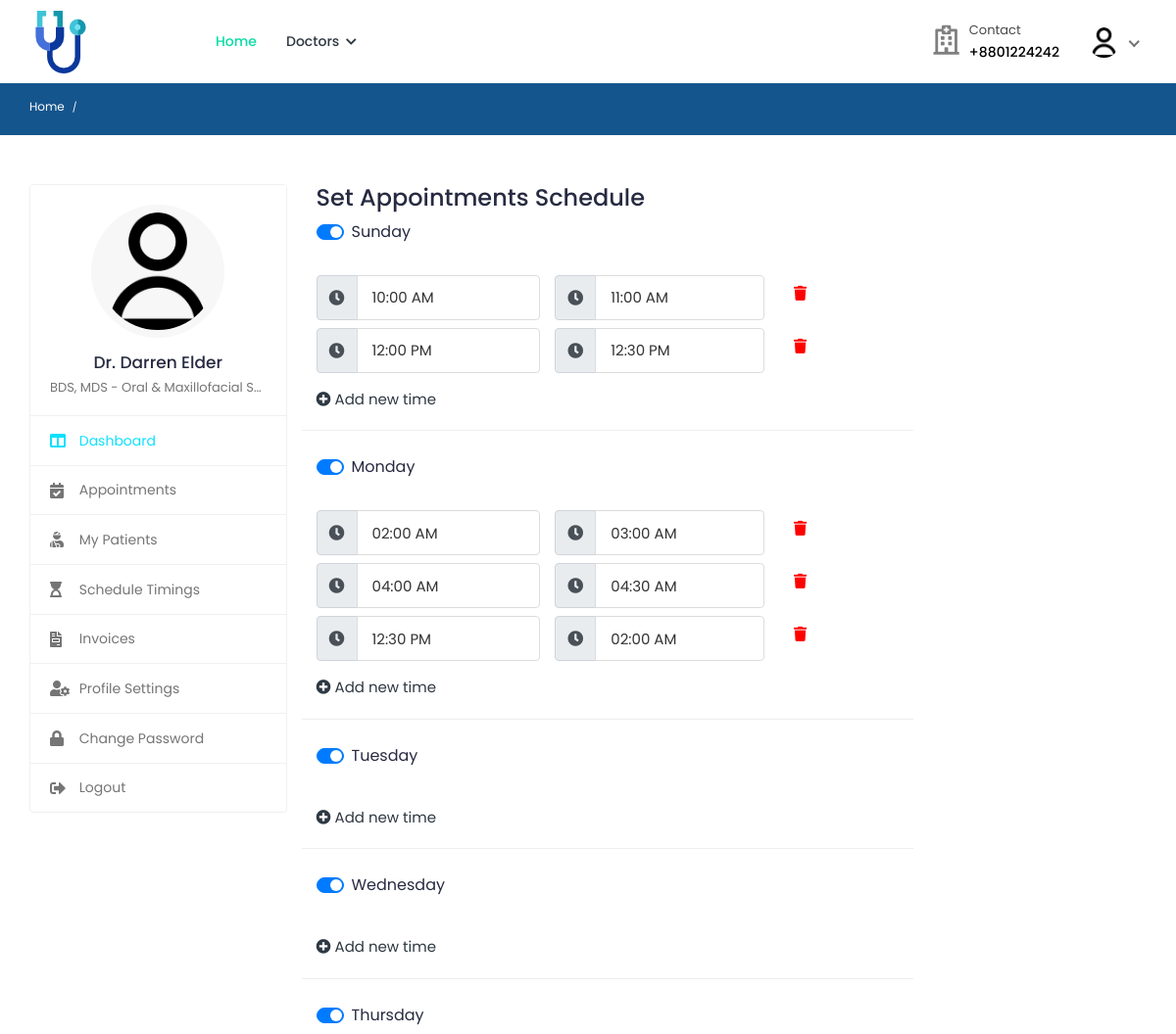
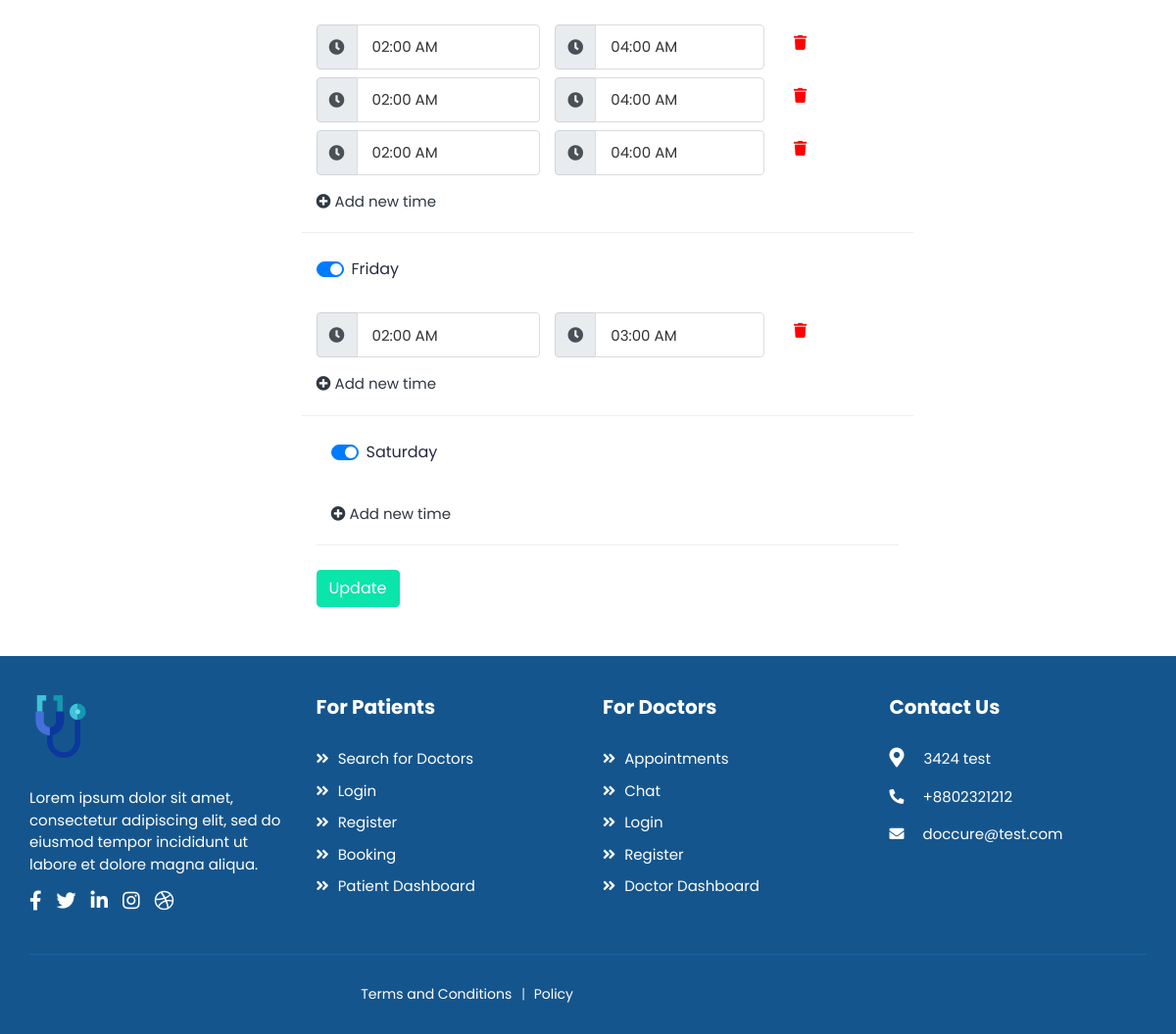
Screenshot of /doctors/schedule-timings/ (signed in) with the database file from the repository (2 pictures, top to bottom).
### doctors/models/general.py (models this page shows)
class TimeRange(models.Model):
    start = models.TimeField()
    end = models.TimeField()
    class Meta:
        unique_together = ('start', 'end')

### decorators.py (the view)
    def wrap(request, *args, **kwargs):
        user = request.user
        if user.role == "doctor":
            return function(request, *args, **kwargs)
        else:
            raise PermissionDenied

### templates/doctors/schedule-timings.html (shortened to what this page needs)
{% extends 'includes/doctor-sidebar.html' %}
{% load static %}
{% block css %}
    <link href="https://cdnjs.cloudflare.com/ajax/libs/timepicker/1.3.5/jquery.timepicker.min.css" rel="stylesheet">
    <link rel="stylesheet" href="{% static 'assets/css/doctor.css' %}">
{% endblock %}
{% block main %}
    <div class="row">
        <div class="col-md-8">
            <div class="box">
                <div class="box-header with-border">
                    <h3 class="box-title">Set Appointments Schedule</h3>
                </div>
                <div class="box-body">
                    <form method="post" class="validate-form" action="" role="form">
                        <div class="row main_item">
                            <div class="item-rows w-100 mb-20">
                                <div class="form-group col-md-12 mb-0">
                                    <div class="custom-control custom-switch pt-10">
                                        <label class="custom-control-label" for="switch-1">Sunday</label>
                                    </div>
                                </div>
                                {% for time in user.sunday.time_range.all %}
                                    <div class="hour-item col-md-12 hideable_1" id="row_48">
                                        <div class="row">
                                            <div class="col-sm-5 pr-0 mb-2">
                                                <div class="input-group">
                                                    <div class="input-group-prepend">
                                                        <span class="input-group-text"><i class="fa fa-clock"></i></span>
                                                    </div>
                                                    <input type="text" class="form-control timepicker" name="start_time_0" value="{{ time.start|time:"H:i A" }}" placeholder="Start time" autocomplete="off">
                                                </div>
                                            </div>
                                            <div class="col-sm-5 mb-2">
                                                <div class="input-group">
                                                    <div class="input-group-prepend">
                                                        <span class="input-group-text"><i class="fa fa-clock"></i></span>
                                                    </div>
                                                    <input type="text" class="form-control timepicker" name="end_time_0" value="{{ time.end|time:"H:i A" }}" placeholder="End time" autocomplete="off">
                                                </div>
                                            </div>
                                            <div class="col-sm-2 mb-2 mt-2"><a data-id="48" href="" class="del_time_row delete_item text-danger"><i class="fa fa-trash"></i></a></div>
                                        </div>
                                    </div>
                                {% endfor %}
                                <div class="form-group col-sm-12 mt-2 hideable_1" style="display: block;">
                                    <a href="#" data-id="0" class="add_time_row"><i class="fa fa-plus-circle"></i> Add new time</a>
                                </div>
                                <div class="day_divider"></div>
                            </div>
                            <div class="item-rows w-100 mb-20">
                                <div class="form-group col-md-12 mb-0">
                                    <div class="custom-control custom-switch pt-10">
                                        <label class="custom-control-label" for="switch-2">Monday</label>
                                    </div>
                                </div>
                                {% for time in user.monday.time_range.all %}
                                    <div class="hour-item col-md-12 hideable_2" id="row_52">
                                        <div class="row">
                                            <div class="col-sm-5 pr-0 mb-2">
                                                <div class="input-group">
                                                    <div class="input-group-prepend">
                                                        <span class="input-group-text"><i class="fa fa-clock"></i></span>
                                                    </div>
                                                    <input type="text" class="form-control timepicker" name="start_time_1" value="{{ time.start|time:"H:i A" }}" placeholder="Start time" autocomplete="off">
                                                </div>
                                            </div>
                                            <div class="col-sm-5 mb-2">
                                                <div class="input-group">
                                                    <div class="input-group-prepend">
                                                        <span class="input-group-text"><i class="fa fa-clock"></i></span>
                                                    </div>
                                                    <input type="text" class="form-control timepicker" name="end_time_1" value="{{ time.end|time:"H:i A" }}" placeholder="End time" autocomplete="off">
                                                </div>
                                            </div>
                                            <div class="col-sm-2 mb-2 mt-2"><a data-id="52" href="" class="del_time_row delete_item text-danger"><i class="fa fa-trash"></i></a></div>
                                        </div>
                                    </div>
                                {% endfor %}
                                <div class="form-group col-sm-12 mt-2 hideable_2" style="display: block;">
                                    <a href="#" data-id="1" class="add_time_row"><i class="fa fa-plus-circle"></i> Add new time</a>
                                </div>
                                <div class="day_divider"></div>
                            </div>
                            <div class="item-rows w-100 mb-20">
                                <div class="form-group col-md-12 mb-0">
                                    <div class="custom-control custom-switch pt-10">
                                        <label class="custom-control-label" for="switch-3">Tuesday</label>
                                    </div>
                                </div>
                                <div class="form-group col-sm-12 mt-2 hideable_3" style="display: block;">
                                    <a href="#" data-id="2" class="add_time_row"><i class="fa fa-plus-circle"></i> Add new time</a>
                                </div>
                                <div class="day_divider"></div>
                            </div>
                            <div class="item-rows w-100 mb-20">
                                <div class="form-group col-md-12 mb-0">
                                    <div class="custom-control custom-switch pt-10">
                                        <label class="custom-control-label" for="switch-4">Wednesday</label>
                                    </div>
                                </div>
                                <div class="form-group col-sm-12 mt-2 hideable_4" style="display: block;">
                                    <a href="#" data-id="3" class="add_time_row"><i class="fa fa-plus-circle"></i> Add new time</a>
                                </div>
                                <div class="day_divider"></div>
                            </div>
                            <div class="item-rows w-100 mb-20">
                                <div class="form-group col-md-12 mb-0">
                                    <div class="custom-control custom-switch pt-10">
                                        <label class="custom-control-label" for="switch-5">Thursday</label>
                                    </div>
                                </div>
                                {% for time in user.thursday.time_range.all %}
                                    <div class="hour-item col-md-12 hideable_5" id="row_59">
                                        <div class="row">
                                            <div class="col-sm-5 pr-0 mb-2">
                                                <div class="input-group">
                                                    <div class="input-group-prepend">
                                                        <span class="input-group-text"><i class="fa fa-clock"></i></span>
                                                    </div>
                                                    <input type="text" class="form-control timepicker" name="start_time_4" value="02:00 AM" placeholder="Start time" autocomplete="off">
                                                </div>
                                            </div>
                                            <div class="col-sm-5 mb-2">
                                                <div class="input-group">
                                                    <div class="input-group-prepend">
                                                        <span class="input-group-text"><i class="fa fa-clock"></i></span>
                                                    </div>
                                                    <input type="text" class="form-control timepicker" name="end_time_4" value="04:00 AM" placeholder="End time" autocomplete="off">
                                                </div>
                                            </div>
                                            <div class="col-sm-2 mb-2 mt-2"><a data-id="59" href="" class="del_time_row delete_item text-danger"><i class="fa fa-trash"></i></a></div>
                                        </div>
                                    </div>
                                {% endfor %}
                                <div class="form-group col-sm-12 mt-2 hideable_5" style="display: block;">
                                    <a href="#" data-id="4" class="add_time_row"><i class="fa fa-plus-circle"></i> Add new time</a>
                                </div>
                                <div class="day_divider"></div>
                            </div>
                            <div class="item-rows w-100 mb-20">
                                <div class="form-group col-md-12 mb-0">
                                    <div class="custom-control custom-switch pt-10">
                                        <label class="custom-control-label" for="switch-6">Friday</label>
                                    </div>
                                </div>
                                 {% for time in user.friday.time_range.all %}
                                    <div class="hour-item col-md-12 hideable_5" id="row_52">
                                        <div class="row">
                                            <div class="col-sm-5 pr-0 mb-2">
                                                <div class="input-group">
                                                    <div class="input-group-prepend">
                                                        <span class="input-group-text"><i class="fa fa-clock"></i></span>
                                                    </div>
                                                    <input type="text" class="form-control timepicker" name="start_time_1" value="{{ time.start|time:"H:i A" }}" placeholder="Start time" autocomplete="off">
                                                </div>
                                            </div>
                                            <div class="col-sm-5 mb-2">
                                                <div class="input-group">
                                                    <div class="input-group-prepend">
                                                        <span class="input-group-text"><i class="fa fa-clock"></i></span>
                                                    </div>
                                                    <input type="text" class="form-control timepicker" name="end_time_1" value="{{ time.end|time:"H:i A" }}" placeholder="End time" autocomplete="off">
                                                </div>
                                            </div>
                                            <div class="col-sm-2 mb-2 mt-2"><a data-id="52" href="" class="del_time_row delete_item text-danger"><i class="fa fa-trash"></i></a></div>
                                        </div>
                                    </div>
                                {% endfor %}
                                <div class="form-group col-sm-12 mt-2 hideable_6">
                                    <a href="#" data-id="5" class="add_time_row"><i class="fa fa-plus-circle"></i> Add new time</a>
                                </div>
                                <div class="day_divider"></div>
                            </div>
                        </div>
                        <div class="item-rows w-100 mb-20">
                            <div class="form-group col-md-12 mb-0">
                                <div class="custom-control custom-switch pt-10">
                                    <label class="custom-control-label" for="switch-7">Saturday</label>
                                </div>
                            </div>
                            <div class="form-group col-sm-12 mt-2 hideable_7" style="display: block;">
                                <a href="#" data-id="6" class="add_time_row"><i class="fa fa-plus-circle"></i> Add new time</a>
                            </div>
                            <div class="day_divider"></div>
                        </div>
                        <button type="submit" class="btn btn-primary"> Update</button>
                    </form>
                </div>
            </div>
        </div>
    </div>
{% endblock %}

### rows the page displays
TimeRange: start_time_0 "10:00 AM", end_time_0 "11:00 AM"
TimeRange: start_time_0 "12:00 PM", end_time_0 "12:30 PM"
TimeRange: start_time_1 "02:00 AM", end_time_1 "03:00 AM"
TimeRange: start_time_1 "04:00 AM", end_time_1 "04:30 AM"
TimeRange: start_time_1 "12:30 PM", end_time_1 "02:00 AM"
